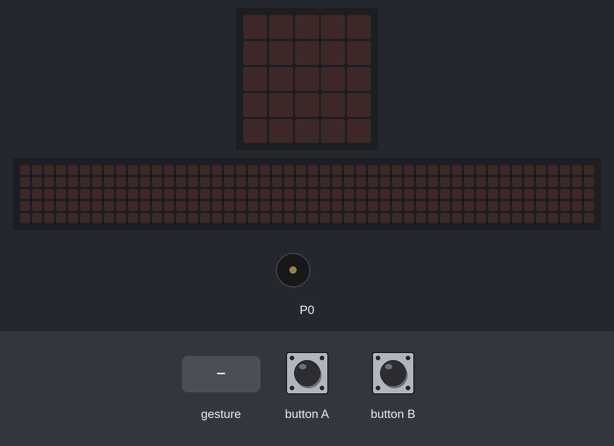
Bench run of a program on a simulated BBC micro:bit (MakeCode). Shown: the board's 5×5 LED display, a strip that is not on the board, showing the scrolling text unrolled, buzzer (waves = sounding). The test bench sets the inputs (shaded band). A tilt is held for 1.5 s and a shake lasts 1 s, then the board lies face up again; the 48×5 strip is a reading aid, not a part: it shows the text the display is scrolling, unrolled, one strip-width of it at a time.

Above: at 1.2 s.
1.3 s: button A pressed for 0.15 s
At 2.2 s:
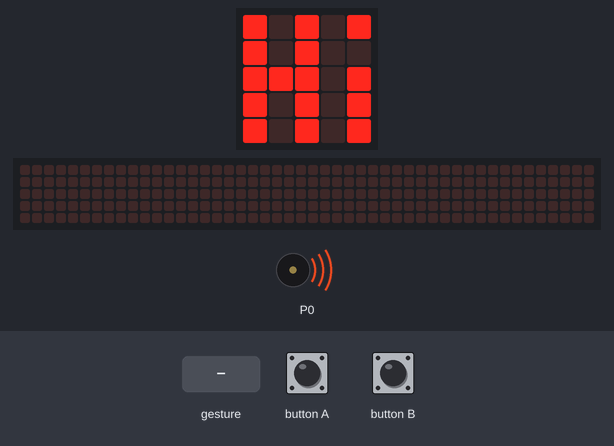
4.3 s: gesture 'shake'
At 5.79 s:
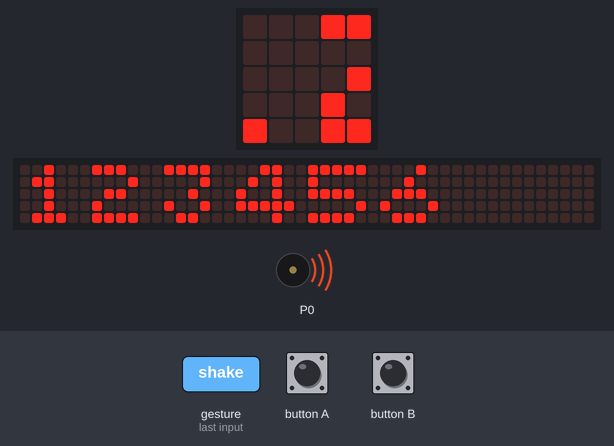
7.3 s: button B pressed for 0.15 s
10.4 s: button A pressed for 0.15 s
At 11.6 s:
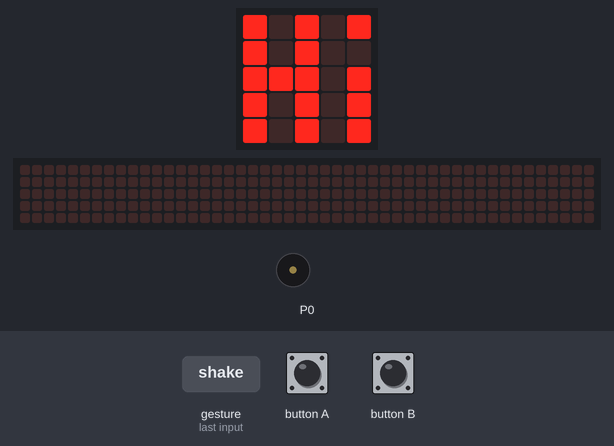
13.5 s: button B pressed for 0.15 s
At 16.4 s:
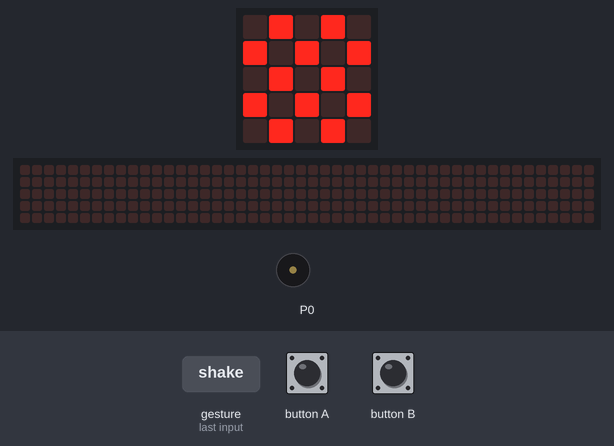
16.6 s: gesture 'shake'
At 16.87 s:
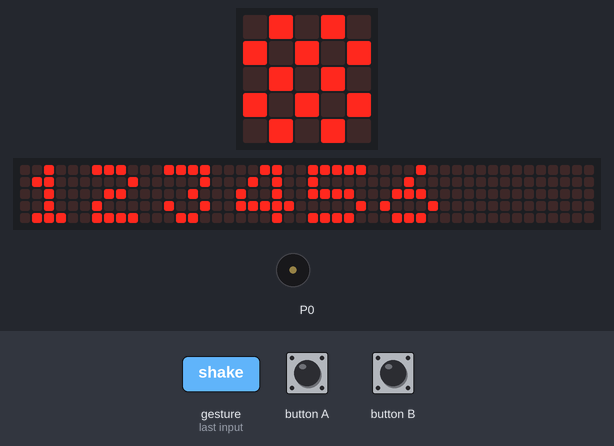
Timing chart, 0 to 19.6 s (numbered marks = the images above; inputs shaded):
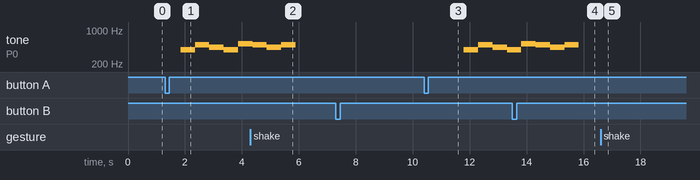

The program:

main.ts
```typescript
input.onButtonPressed(Button.A, function () {
    basic.showLeds(`
        # . # . #
        # . # . .
        # # # . #
        # . # . #
        # . # . #
        `)
    music.play(music.stringPlayable("G B A G C5 B A B ", 120), music.PlaybackMode.UntilDone)
})
input.onButtonPressed(Button.B, function () {
    basic.showIcon(IconNames.Chessboard)
})
input.onGesture(Gesture.Shake, function () {
    basic.showString("123456")
})
```

test.ts
```typescript
// tests go here; this will not be compiled when this package is used as an extension.
```

Measured:
- after the input at 1.3 s, tone on P0: plays 392 Hz for 0.51 s, 494 Hz for 0.51 s, 440 Hz for 0.51 s, 392 Hz for 0.51 s, 523 Hz for 0.43 s, starting after 0.55 s; the display: changes after 0.15 s (image 1)
- after the input at 4.3 s, the display: first changes after 0.20 s (image 2 shows a later state)
- after the input at 10.4 s, tone on P0: silent → 392 Hz after 1.4 s, → 494 Hz 0.51 s later, → 440 Hz 0.51 s later, → 392 Hz 0.51 s later; the display: first differs from a run without the input after 1.0 s (image 3)
- after the input at 13.5 s, the display: changes after 0.15 s (image 4)
- after the input at 16.6 s, the display: changes after 0.20 s (image 5)
